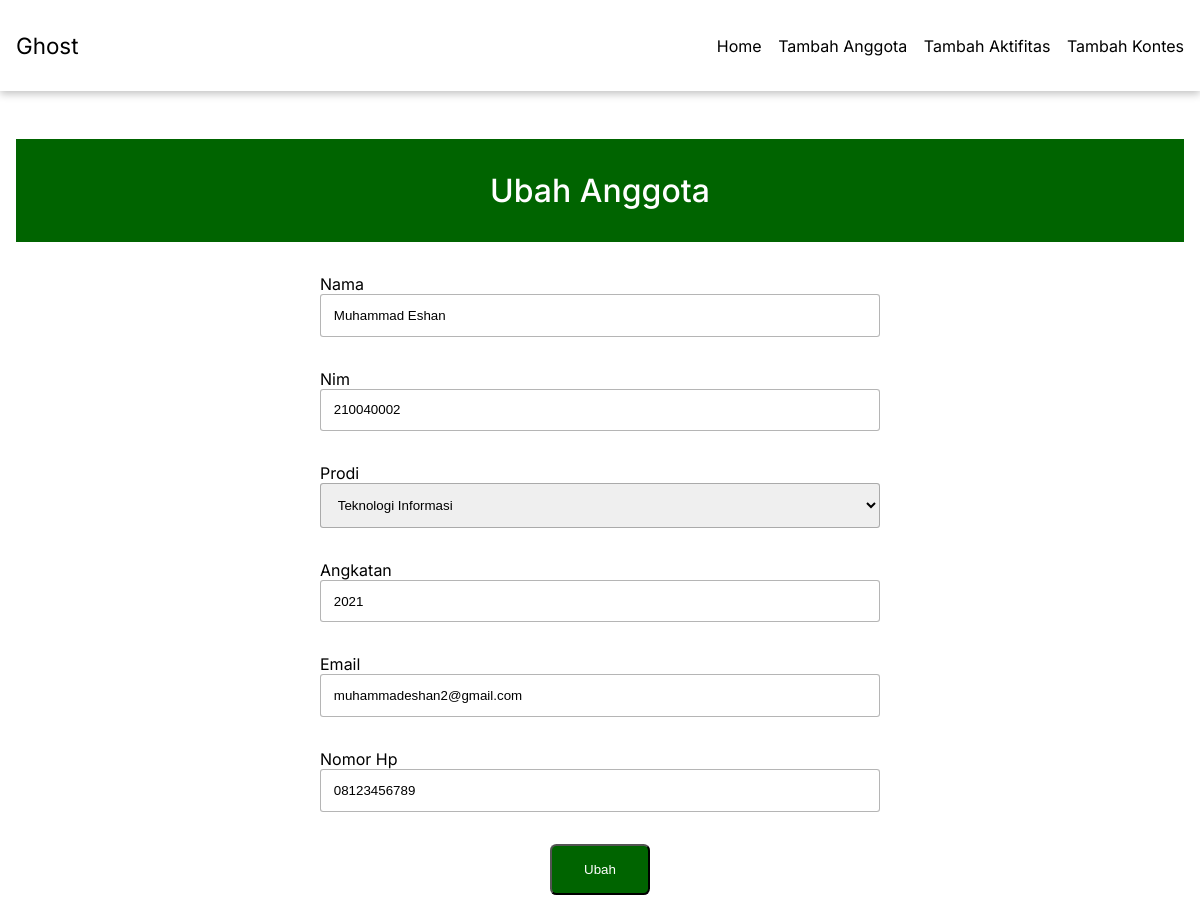
Page /update_anggota.php?id=6 on the committed database.
### tables this page shows
CREATE TABLE `anggota` (
  `id` int(11) NOT NULL,
  `nama` varchar(30) NOT NULL,
  `nim` varchar(10) NOT NULL,
  `prodi` varchar(30) NOT NULL,
  `angkatan` year(4) NOT NULL,
  `email` varchar(50) NOT NULL,
  `no_hp` varchar(13) NOT NULL
);

### function.php (called while the page is built, shortened)
<?php
  require_once 'config.php';
  function query($query) {
    global $conn;
    $result = mysqli_query($conn, $query);
    $rows = [];
    while ($row = mysqli_fetch_assoc($result)) {
      $rows[] = $row;
    }
    return $rows;
  }

### update_anggota.php (the view, shortened to what this page needs)
<?php
require "function.php";
$id = $_GET["id"];
$agt = query("SELECT * FROM anggota WHERE id=$id")[0];
?>
<!DOCTYPE html>
<html lang="en">
  <head>
    <link rel="stylesheet" href="style.css" />
  </head>
  <body>
    <header>
      <div class="container">
        <div class="header-wrapper">
          <div class="logo">Ghost</div>
          <nav>
            <ul>
              <li><a href="index.php">Home</a></li>
              <li><a href="tambah_anggota.php">Tambah Anggota</a></li>
              <li><a href="tambah_aktifitas.php">Tambah Aktifitas</a></li>
              <li><a href="tambah_kontes.php">Tambah Kontes</a></li>
            </ul>
          </nav>
        </div>
      </div>
    </header>
    <main>
      <section>
        <div class="container">
          <div class="wrapper wrapper-center ">
            <div class="content-title">Ubah Anggota</div>
            <form action="" method="post">
              <div class="input-data">
                <label for="nama">nama</label>
                <input type="text" name="nama" id="nama" required value="<?=$agt["nama"]?>" />
              </div>
              <div class="input-data">
                <label for="nim">nim</label>
                <input type="text" name="nim" id="nim" required value="<?=$agt["nim"]?>"/>
              </div>
              <div class="input-data">
                <label for="prodi">prodi</label>
                <select name="prodi" id="prodi" required>
                  <option value="<?=$agt["prodi"]?>" selected="selected"><?=$agt["prodi"]?></option>
                </select>
              </div>
              <div class="input-data">
                <label for="angkatan">angkatan</label>
                <input type="text" name="angkatan" id="angkatan" required value="<?=$agt["angkatan"]?>" />
              </div>
              <div class="input-data">
                <label for="email">email</label>
                <input type="text" name="email" id="email" required value="<?=$agt["email"]?>"/>
              </div>
              <div class="input-data">
                <label for="no-hp">nomor hp</label>
                <input type="text" name="no-hp" id="no-hp" required value="<?=$agt["no_hp"]?>" />
              </div>
              <div class="btn-wrapper">
                <button class="btn-submit" name="submit" type="submit">Ubah</button>
              </div>
            </form>
          </div>
        </div>
      </section>
    </main>
  </body>
</html>

### style.css (style rules this page uses)
*, html, body { padding: 0; margin: 0; box-sizing: border-box; }
body { font-family: "Inter", sans-serif; font-size: 1rem; }
.container { max-width: 80rem; margin: 0 auto; padding: 1rem; }
header { box-shadow: rgba(0, 0, 0, 0.24) 0px 3px 8px; }
button { padding: 0.4rem 0.6rem; background-color: darkgreen; border-radius: 0.4rem; }
.header-wrapper { width: 100%; display: flex; justify-content: space-between; align-items: center; padding: 1rem 0; }
.logo { font-size: 1.4rem; }
nav { width: 40%; }
.header-wrapper nav ul { display: flex; align-items: center; list-style: none; width: 100%; justify-content: space-between; }
.header-wrapper nav ul li a { padding: 1rem 0; text-decoration: none; color: #000; }
.content-title { width: 100%; background-color: darkgreen; padding: 2rem; color: #fff; font-size: 2rem; font-weight: 500; text-align: center; }
.wrapper { width: 100%; padding-top: 2rem; }
.wrapper-center { display: flex; align-items: center; justify-content: center; flex-direction: column; }
form { padding-top: 1rem; }
.input-data { display: flex; flex-direction: column; padding: 1rem 0; }
.input-data label { text-transform: capitalize; }
.input-data input, select { width: 35rem; padding: 0.8rem; border-radius: 0.2rem; border: 0.08rem solid #0000004a; }
.btn-wrapper { display: flex; justify-content: center; }
.btn-submit { margin: 1rem 0rem; padding: 1rem 2rem; background-color: darkgreen; color: #fff; text-transform: capitalize; }

### rows in the picture
anggota: nama "Muhammad Eshan", nim "210040002", prodi "Teknologi Informasi", angkatan "2021", email "muhammadeshan2@gmail.com", no-hp "08123456789"
